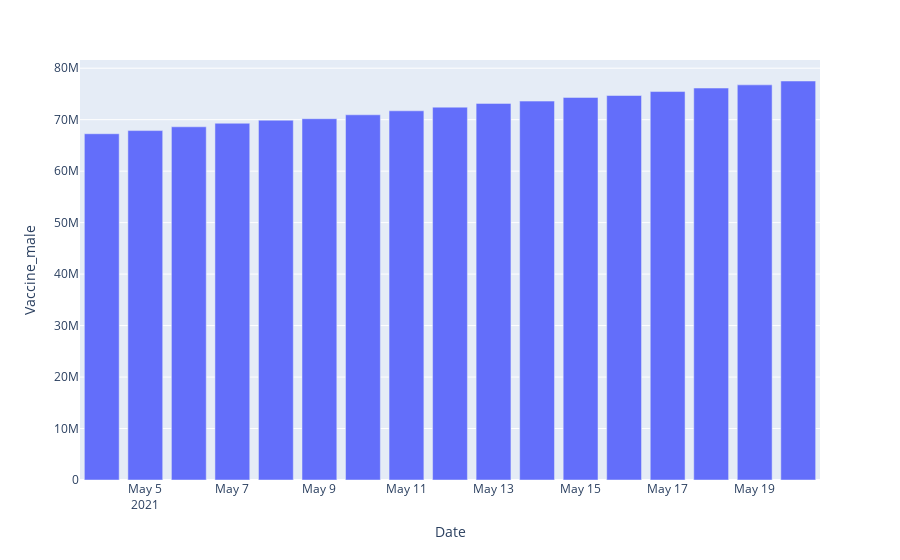

The notebook cell this image was saved under:
### Code cell
#plotly 라이브러리
import plotly.express as px
px.bar(df, x='Date', y='Vaccine_male')

### Figure 1 — Plotly figure (JSON) as saved in the notebook; plotly's stock layout.template omitted (floating-point values rounded to 4 significant figures)
{"data": [{"alignmentgroup": "True", "hovertemplate": "Date=%{x}<br>Vaccine_male=%{y}<extra></extra>", "legendgroup": "", "marker": {"color": "#636efa", "pattern": {"shape": ""}}, "name": "", "offsetgroup": "", "orientation": "v", "showlegend": false, "textposition": "auto", "type": "bar", "x": ["2021-05-04", "2021-05-05", "2021-05-06", "2021-05-07", "2021-05-08", "2021-05-09", "2021-05-10", "2021-05-11", "2021-05-12", "2021-05-13", "2021-05-14", "2021-05-15", "2021-05-16", "2021-05-17", "2021-05-18", "2021-05-19", "2021-05-20"], "xaxis": "x", "y": [67265833, 67881167, 68616643, 69304346, 69899266, 70186220, 70948079, 71722365, 72431855, 73161834, 73607113, 74324379, 74693401, 75461311, 76142110, 76761977, 77512357], "yaxis": "y"}], "layout": {"barmode": "relative", "legend": {"tracegroupgap": 0}, "margin": {"t": 60}, "xaxis": {"anchor": "y", "domain": [0, 1], "title": {"text": "Date"}}, "yaxis": {"anchor": "x", "domain": [0, 1], "title": {"text": "Vaccine_male"}}}}
